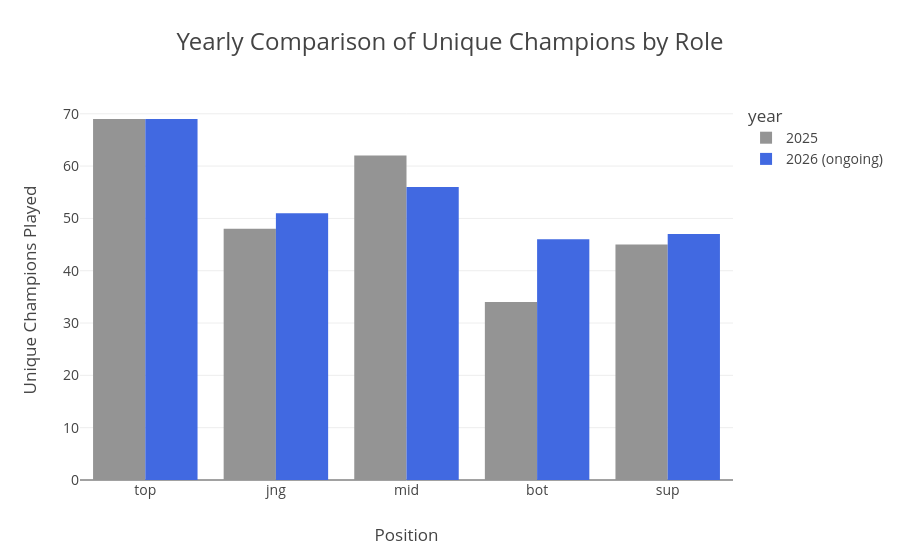

The cell this chart's notebook holds for it:
### Code cell
fig = px.bar(
    df_unique_champions,
    x="position",
    y="unique_champions",
    color="year",
    title="Yearly Comparison of Unique Champions by Role",
    barmode="group",
    category_orders={
        "position":["top", "jng", "mid", "bot", "sup"], # reordering positions to match official order
        "year": ["2025", "2026"]
        },
    labels={
        "unique_champions": "Unique Champions Played",
        "position": "Position"
        },
    color_discrete_sequence=["#949494", "royalblue"] # setting color of 2025 to grey to contrast it with the blue of 2026 to indicate past vs. present.

)
# changing font sizes, changing on-click behaviour, disabling default zoom on drag
fig.update_layout(
    title_font_size=24,
    font_size= 14,
    legend_itemclick="toggleothers",
    dragmode=False,    
).update_traces(
    name="2026 (ongoing)", selector=dict(name="2026"), # adding clarification to the current year
    )

### Figure 1 — Plotly figure (JSON) as saved in the notebook; plotly's stock layout.template omitted (floating-point values rounded to 4 significant figures)
{"data": [{"alignmentgroup": "True", "hovertemplate": "year=2025<br>Position=%{x}<br>Unique Champions Played=%{y}<extra></extra>", "legendgroup": "2025", "marker": {"color": "#949494", "pattern": {"shape": ""}}, "name": "2025", "offsetgroup": "2025", "orientation": "v", "showlegend": true, "textposition": "auto", "type": "bar", "x": ["top", "mid", "jng", "sup", "bot"], "xaxis": "x", "y": [69, 62, 48, 45, 34], "yaxis": "y"}, {"alignmentgroup": "True", "hovertemplate": "year=2026<br>Position=%{x}<br>Unique Champions Played=%{y}<extra></extra>", "legendgroup": "2026", "marker": {"color": "royalblue", "pattern": {"shape": ""}}, "name": "2026 (ongoing)", "offsetgroup": "2026", "orientation": "v", "showlegend": true, "textposition": "auto", "type": "bar", "x": ["top", "mid", "jng", "sup", "bot"], "xaxis": "x", "y": [69, 56, 51, 47, 46], "yaxis": "y"}], "layout": {"barmode": "group", "dragmode": false, "font": {"size": 14}, "legend": {"itemclick": "toggleothers", "title": {"text": "year"}, "tracegroupgap": 0}, "title": {"font": {"size": 24}, "text": "Yearly Comparison of Unique Champions by Role"}, "xaxis": {"anchor": "y", "categoryarray": ["top", "jng", "mid", "bot", "sup"], "categoryorder": "array", "domain": [0, 1], "title": {"text": "Position"}}, "yaxis": {"anchor": "x", "domain": [0, 1], "title": {"text": "Unique Champions Played"}}}}
